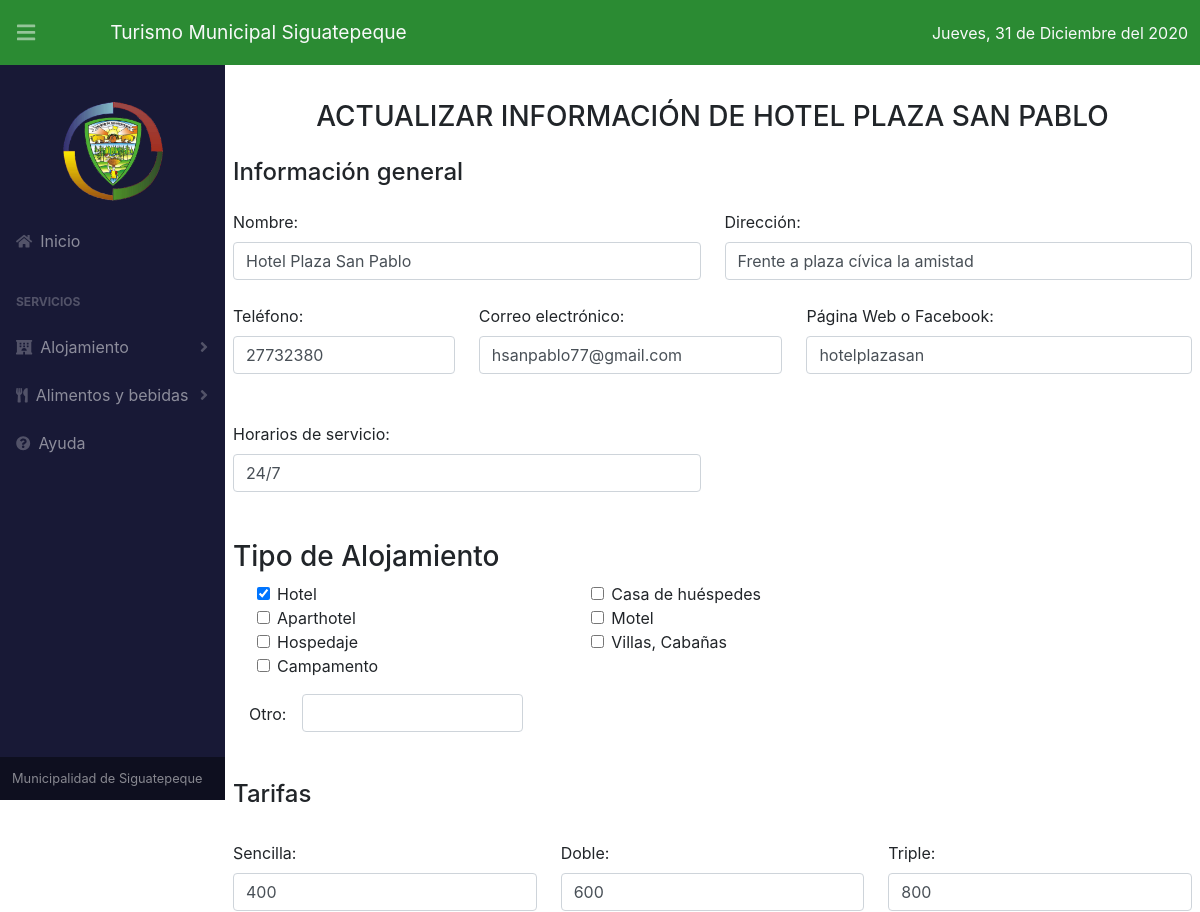
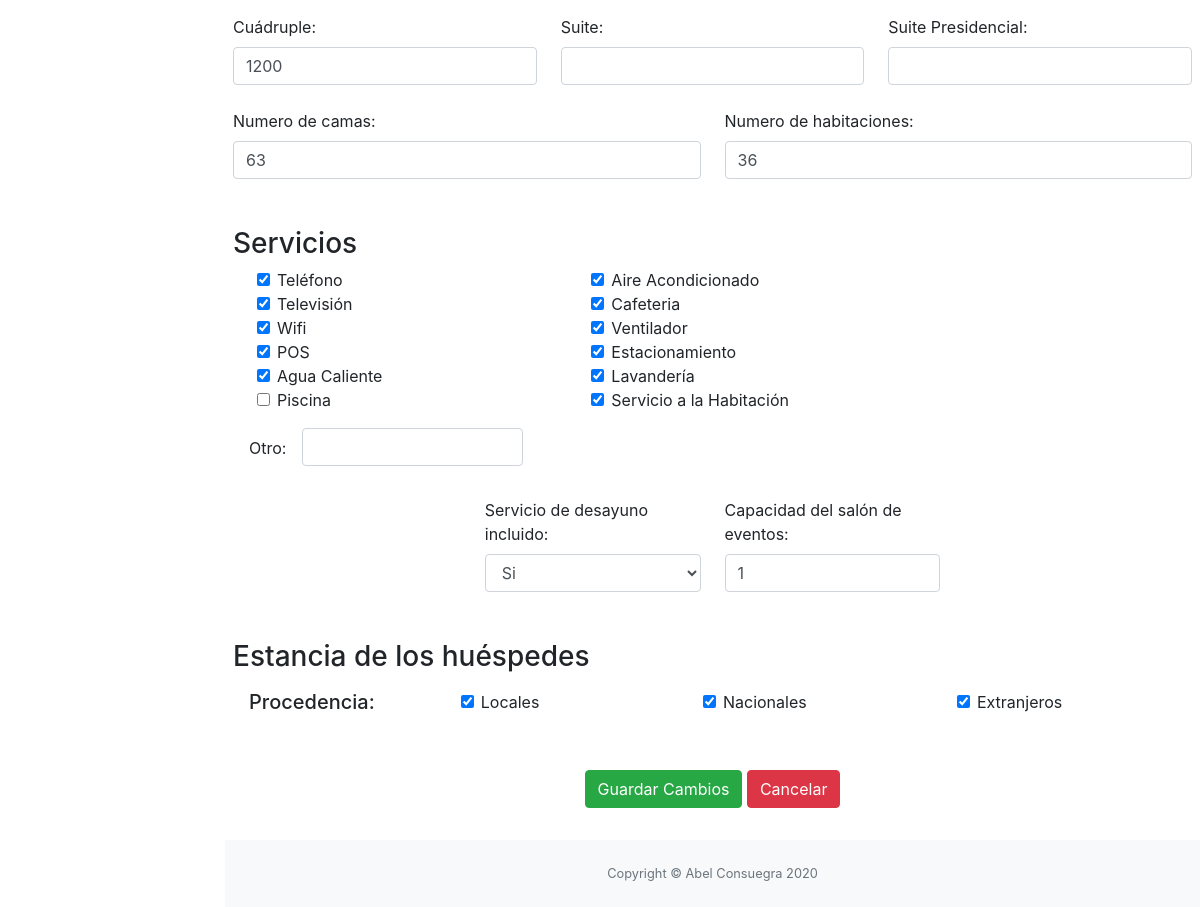
/alojamiento/actualizar_alojamiento.php?id=3, run on the app's committed database (2 pictures, top to bottom).
### tables this page shows
CREATE TABLE `hoteles` (
  `id` int(11) NOT NULL,
  `nombre` varchar(255) NOT NULL,
  `fecha_registro` varchar(100) DEFAULT NULL,
  `direccion` varchar(1000) DEFAULT NULL,
  `telefono` varchar(30) DEFAULT NULL,
  `correo` varchar(100) DEFAULT NULL,
  `pag_web` varchar(1000) DEFAULT NULL,
  `horario` varchar(255) DEFAULT NULL,
  `numero_camas` int(11) DEFAULT NULL,
  `numero_habitaciones` int(11) DEFAULT NULL,
  `desayuno_incluido` tinyint(1) NOT NULL,
  `capacidad_salon_eventos` varchar(150) DEFAULT NULL,
  `activo` tinyint(1) DEFAULT NULL
);

CREATE TABLE `tarifas_hotel` (
  `id_tarifa` int(11) NOT NULL,
  `sencilla` varchar(255) DEFAULT NULL,
  `doble` varchar(255) DEFAULT NULL,
  `triple` varchar(255) DEFAULT NULL,
  `cuadruple` varchar(255) DEFAULT NULL,
  `suite` varchar(255) DEFAULT NULL,
  `suite_presidencial` varchar(255) DEFAULT NULL,
  `id_hotel` int(11) NOT NULL
);

### alojamiento/actualizar_alojamiento.php (the view, shortened to what the rows shown need)
<?php
include("../conexion/conexion.php");
$id = $_GET['id'] ?? '';
$consultaHotel = $pdo->prepare("SELECT * FROM hoteles WHERE id=:id");
$consultaHotel->bindParam(':id', $id);
$consultaHotel->execute();
$hotel = $consultaHotel->fetch(PDO::FETCH_ASSOC);
$consultaTarifas = $pdo->prepare("SELECT * FROM tarifas_hotel WHERE id_hotel=:id");
$consultaTarifas->bindParam(':id', $id);
$consultaTarifas->execute();
$tarifas = $consultaTarifas->fetch(PDO::FETCH_ASSOC);
?>
<!DOCTYPE html>
<html lang="es">
<head>
    <link rel="stylesheet" href="https://stackpath.bootstrapcdn.com/bootstrap/4.5.2/css/bootstrap.min.css">
    <link href="../css/styles.css" rel="stylesheet" />
    <link href="../css/estilos.css" rel="stylesheet" />
    <link href="https://cdn.datatables.net/1.10.20/css/dataTables.bootstrap4.min.css" rel="stylesheet" />
</head>
<body class="sb-nav-fixed">
    <div id="layoutSidenav">
        <div id="layoutSidenav_content">
            <main>
                <div class="container mt-1 pt-3 px-2">
                    <form class="form-group" action="" method="post" enctype="multipart/form-data">
                        <h3 class="mt-4 text-center text-uppercase">ACTUALIZAR INFORMACIÓN DE <?php echo $hotel['nombre'] ?> </h3>
                        <h4 class="mt-4 mb-4">Información general</h4>
                        <div class="row">
                            <div class="col-lg-6">
                                <label for="">Nombre: </label>
                                <input class="form-control " type="text" name="txtNombre" value="<?php echo $hotel['nombre'] ?>" placeholder="" id="txtNombre" require="" required>
                            </div>
                            <br>
                            <div class="col-lg-6">
                                <label for="">Dirección: </label>
                                <input class="form-control" type="text" name="txtDireccion" value="<?php echo $hotel['direccion'] ?>" placeholder="" id="txtDireccion" require="" required>
                            </div>
                        </div>
                        <br>
                        <div class="row">
                            <div class="col-lg-3">
                                <label for="">Teléfono: </label>
                                <input class="form-control" type="text" name="txtTelefono" value="<?php echo $hotel['telefono'] ?>" placeholder="" id="txtTelefono" require="" required>
                                <br>
                            </div>
                            <div class="col-lg-4">
                                <label for="">Correo electrónico: </label>
                                <input class="form-control" type="text" name="txtCorreo" value="<?php echo $hotel['correo'] ?>" placeholder="" id="txtCorreo" require="">
                            </div>
                            <div class="col-lg-5">
                                <label for="">Página Web o Facebook: </label>
                                <input class="form-control" type="text" name="txtPaginaWeb" value="<?php echo $hotel['pag_web'] ?>" placeholder="" id="txtPaginaWeb" require="">
                            </div>
                        </div>
                        <br>
                        <div class="row">
                            <div class="col-lg-6">
                                <label for="">Horarios de servicio: </label>
                                <input class="form-control" type="text" name="txtHorario" value="<?php echo $hotel['horario'] ?>" placeholder="" id="txtHorario" require="" required>
                                <br>
                            </div>
                            <div class="col-lg-6">
                            </div>
                        </div>
                        <br>
                        <h3>Tipo de Alojamiento</h3>
                        <div class="row ml-3">
                            <div class="col-lg-4 ml-3">
                                <label class="form-check-label" for="hotel">Hotel</label><br>
                                <label class="form-check-label" for="Aparthotel">Aparthotel</label><br>
                                <label class="form-check-label" for="Hospedaje">Hospedaje</label><br>
                                <label class="form-check-label" for="Campamento">Campamento</label><br>
                            </div>
                            <div class="col-lg-4 ml-3">
                                <label class="form-check-label" for="CasaHuespedes">Casa de huéspedes</label><br>
                                <label class="form-check-label" for="Motel">Motel</label><br>
                                <label class="form-check-label" for="Villas_Cabanas">Villas, Cabañas</label><br>
                            </div>
                            <div class="col-lg-4 row">
                            </div>
                        </div>
                        <br>
                        <br>
                        <h4 for="">Tarifas </h4>
                        <br>
                        <div class="row">
                            <div class="col-lg-4">
                                <label for="">Sencilla: </label>
                                <?php if ($tarifas['sencilla']) { ?>
                                    <input class="form-control" type="text" name="txtSencilla" value="<?php echo $tarifas['sencilla'] ?>" placeholder="" id="txtSencilla" require="">
                                <?php } else { ?>
                                    <input class="form-control" type="text" name="txtSencilla" value="" placeholder="" id="txtSencilla" require="">
                                <?php } ?>
                            </div>
                            <div class="col-lg-4">
                                <label for="">Doble: </label>
                                <?php if ($tarifas['doble']) { ?>
                                    <input class="form-control" type="text" name="txtDoble" value="<?php echo $tarifas['doble'] ?>" placeholder="" id="txtDoble" require="">
                                <?php } else { ?>
                                    <input class="form-control" type="text" name="txtDoble" value="" placeholder="" id="txtDoble" require="">
                                <?php } ?>
                            </div>
                            <div class="col-lg-4">
                                <label for="">Triple: </label>
                                <?php if ($tarifas['triple']) { ?>
                                    <input class="form-control" type="text" name="txtTriple" value="<?php echo $tarifas['triple'] ?>" placeholder="" id="txtTriple" require="">
                                <?php } else { ?>
                                    <input class="form-control" type="text" name="txtTriple" value="" placeholder="" id="txtTriple" require="">
                                <?php } ?>
                            </div>
                        </div>
                        <div class="row mt-3">
                            <div class="col-lg-4">
                                <label for="">Cuádruple: </label>
                                <?php if ($tarifas['cuadruple']) { ?>
                                    <input class="form-control" type="text" name="txtCuadruple" value="<?php echo $tarifas['cuadruple'] ?>" placeholder="" id="txtCuadruple" require="">
                                <?php } else { ?>
                                    <input class="form-control" type="text" name="txtCuadruple" value="" placeholder="" id="txtCuadruple" require="">
                                <?php } ?>
                            </div>
                            <div class="col-lg-4">
                            </div>
                            <div class="col-lg-4">
                            </div>
                        </div>
                        <br>
                        <div class="row">
                            <div class="col-lg-6">
                                <label for="">Numero de camas: </label>
                                <input class="form-control" type="number" min="0" name="txtNumeroCamas" value="<?php echo $hotel['numero_camas'] ?>" placeholder="" id="txtNumeroCamas" require="">
                                <br>
                            </div>
                            <div class="col-lg-6">
                                <label for="">Numero de habitaciones: </label>
                                <input class="form-control" type="number" min="0" name="txtNumeroHabitaciones" value="<?php echo $hotel['numero_habitaciones'] ?>" placeholder="" id="txtNumeroHabitaciones" require="">
                            </div>
                        </div>
                        <br>
                        <h3>Servicios</h3>
                        <div class="row ml-3">
                            <div class="col-lg-4 ml-3">
                                <label class="form-check-label" for="telefono">Teléfono</label><br>
                                <label class="form-check-label" for="television">Televisión</label><br>
                                <label class="form-check-label" for="Wifi">Wifi</label><br>
                                <label class="form-check-label" for="POS">POS</label><br>
                                <label class="form-check-label" for="AguaCaliente">Agua Caliente</label><br>
                                <label class="form-check-label" for="Piscina">Piscina</label><br>
                            </div>
                            <div class="col-lg-4 ml-3">
                                <label class="form-check-label" for="AireAcondicionado">Aire Acondicionado</label><br>
                                <label class="form-check-label" for="Cafeteria">Cafeteria</label><br>
                                <label class="form-check-label" for="Ventilador">Ventilador</label><br>
                                <label class="form-check-label" for="Estacionamiento">Estacionamiento</label><br>
                                <label class="form-check-label" for="Lavanderia">Lavandería</label><br>
                                <label class="form-check-label" for="servicioHabitacion">Servicio a la Habitación</label><br>
                            </div>
                            <div class="col-lg-4 row">
                            </div>
                        </div>
                        <br>
                        <div class="row mx-auto mt-2" style="justify-content:center;">
                            <div class="col-lg-3">
                                <label for="">Servicio de desayuno incluido: </label>
                                <select class="form-control" name="desayunoIncluido" id="desayunoIncluido" required>
                                    <option value="<?php echo $hotel['desayuno_incluido'] ?>"><?php if ($hotel['desayuno_incluido']) {
                                                                                                    echo "Si";
                                                                                                } else {
                                                                                                    echo "No";
                                                                                                } ?></option>
                                </select><br>
                            </div>
                            <div class="col-lg-3">
                                <label for="">Capacidad del salón de eventos: </label>
                                <?php if ($hotel['capacidad_salon_eventos']) { ?>
                                    <input class="form-control" type="text" name="txtSalonEventos" value="<?php echo $hotel['capacidad_salon_eventos'] ?>" placeholder="" id="txtSalonEventos" require="">
                                <?php } else { ?>
                                    <input class="form-control" type="text" name="txtSalonEventos" value="" placeholder="" id="txtSalonEventos" require="">
                                <?php } ?>
                            </div>
                        </div>
                        <br>
                        <h3>Estancia de los huéspedes</h3>
                        <div class="row ml-3 text-center mt-3 mb-4">
                            <h5>Procedencia: </h5>
                            <div class="col-lg-3 ml-3">
                                <label class="form-check-label" for="Locales">Locales</label><br>
                            </div>
                            <div class="col-lg-3 ml-3">
                                <label class="form-check-label" for="Nacionales">Nacionales</label><br>
                            </div>
                            <div class="col-lg-3 ml-3">
                                <label class="form-check-label" for="Extranjeros">Extranjeros</label><br>
                            </div>
                        </div>
                        <div class="text-center mt-5 pb-3">
                            <button class="btn btn-success" value="btnModificar" type="submit" name="accion">Guardar Cambios</button>
                            <a href="alojamiento.php" class="btn btn-danger" value="btnCancelar" type="submit" name="accion">Cancelar</a><br>
                        </div>
                    </form>
                </div>
            </main>
        </div>
    </div>
</body>
</html>

### data on the page
hoteles: nombre "HOTEL PLAZA SAN PABLO", txtNombre "Hotel Plaza San Pablo", txtDireccion "Frente a plaza cívica la amistad", txtTelefono "27732380", txtCorreo "hsanpablo77@gmail.com", txtPaginaWeb "hotelplazasan", txtHorario "24/7", txtNumeroCamas "63", txtNumeroHabitaciones "36", desayunoIncluido "Si", txtSalonEventos "1"
tarifas_hotel: txtSencilla "400", txtDoble "600", txtTriple "800", txtCuadruple "1200"
